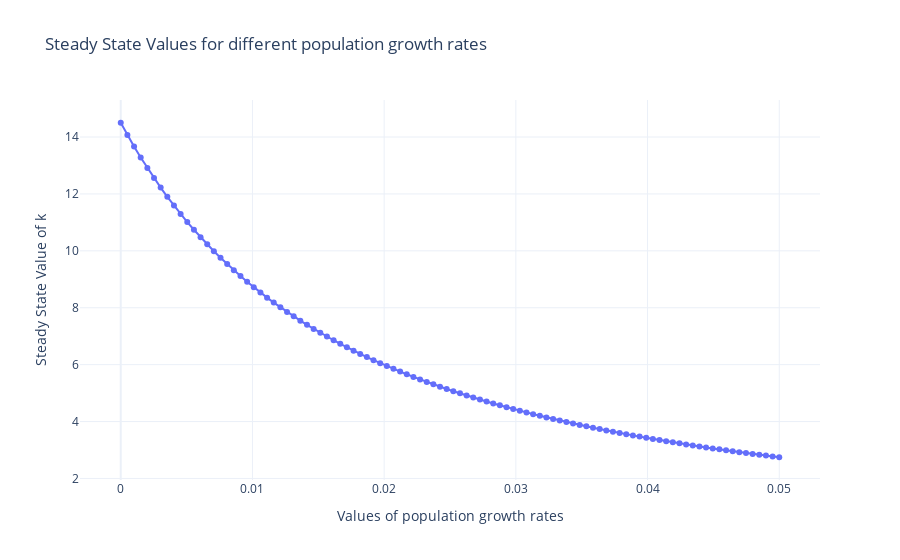
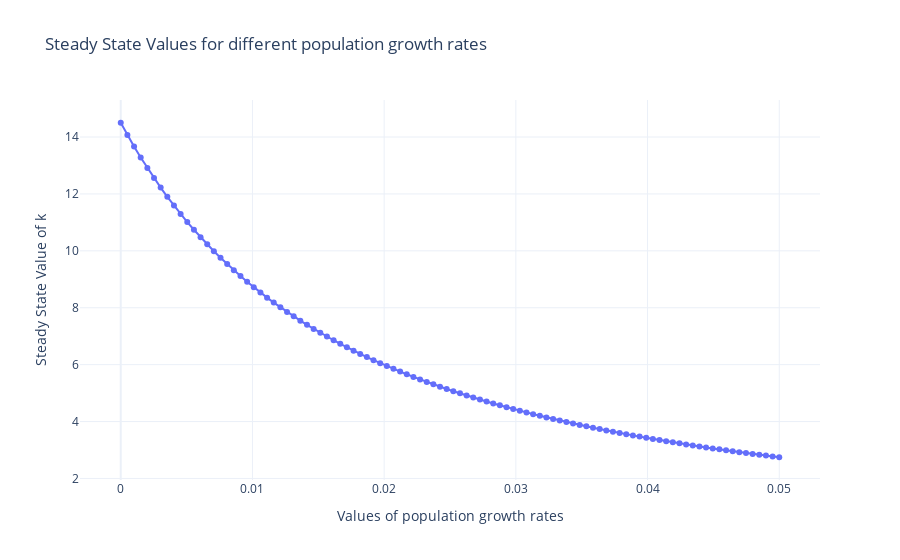

The cell these charts' notebook holds for them, in order:
### Markdown cell above
For the fun of it, we are going to plot an interactive plot, where we will make three different sliders: one for savings rates, one for depreciation of capital ($\delta$) and one for how strongly the endogenous growth in productivity from capital is ($\phi$).

### Code cell
# Define a function to calculate steady state for given parameters
def calculate_steady_state(s, alpha, delta, n, phi):
    steady_states = []
    n_values = np.linspace(0, 0.05, 100)
    for n in n_values:
        obj_kss = lambda k: k - transition_equation(k, s, alpha, delta, n, phi)
        result = optimize.root_scalar(obj_kss, bracket=[0.1, 100], method='brentq')
        steady_states.append(result.root)
    return n_values, steady_states

# Create interactive plot
def interactive_plot(s=0.3, delta=0.05, phi=0.5):
    alpha = 0.33  # Setting a default value for alpha
    n_values, steady_states = calculate_steady_state(s, alpha, delta, n, phi)
    fig = go.Figure()
    fig.add_trace(go.Scatter(x=n_values, y=steady_states, mode='lines+markers', name='Steady State Values'))
    fig.update_layout(
        title='Steady State Values for different population growth rates',
        xaxis=dict(title='Values of population growth rates'),
        yaxis=dict(title='Steady State Value of k'),
        hovermode='x unified',
        template='plotly_white'
    )
    fig.show()

# Define sliders for parameters
s_slider = FloatSlider(value=0.3, min=0.1, max=0.6, step=0.01, description='s:')
delta_slider = FloatSlider(value=0.05, min=0, max=0.1, step=0.01, description='delta:')
phi_slider = FloatSlider(value=0.5, min=0.05, max=0.9, step=0.01, description='phi:')

# Create interactive plot
interact(interactive_plot, s=s_slider, delta=delta_slider, phi=phi_slider)

# The first plot is the steady state values for the baseline parameters, and the second one is the interactive plot
